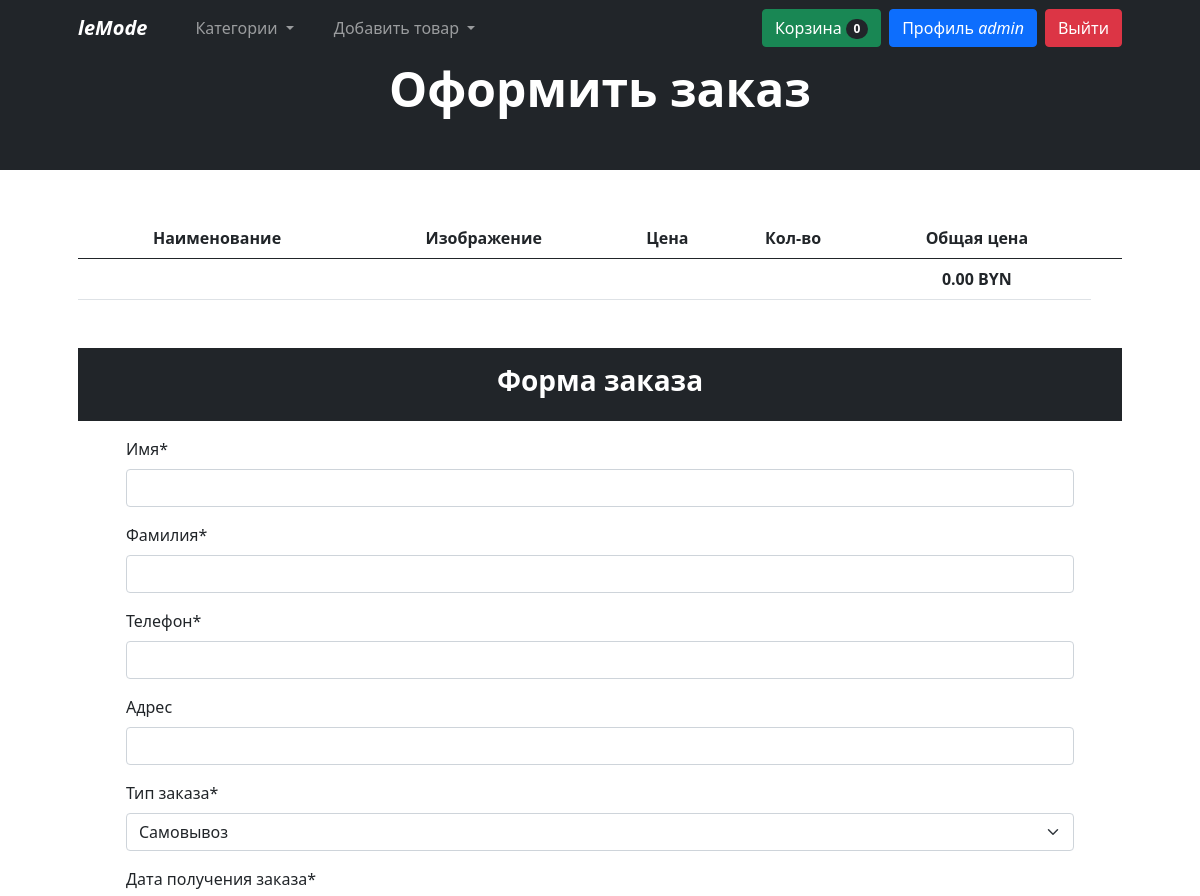
/checkout/ (signed in, upper part), run on an earlier commit of the app's database.
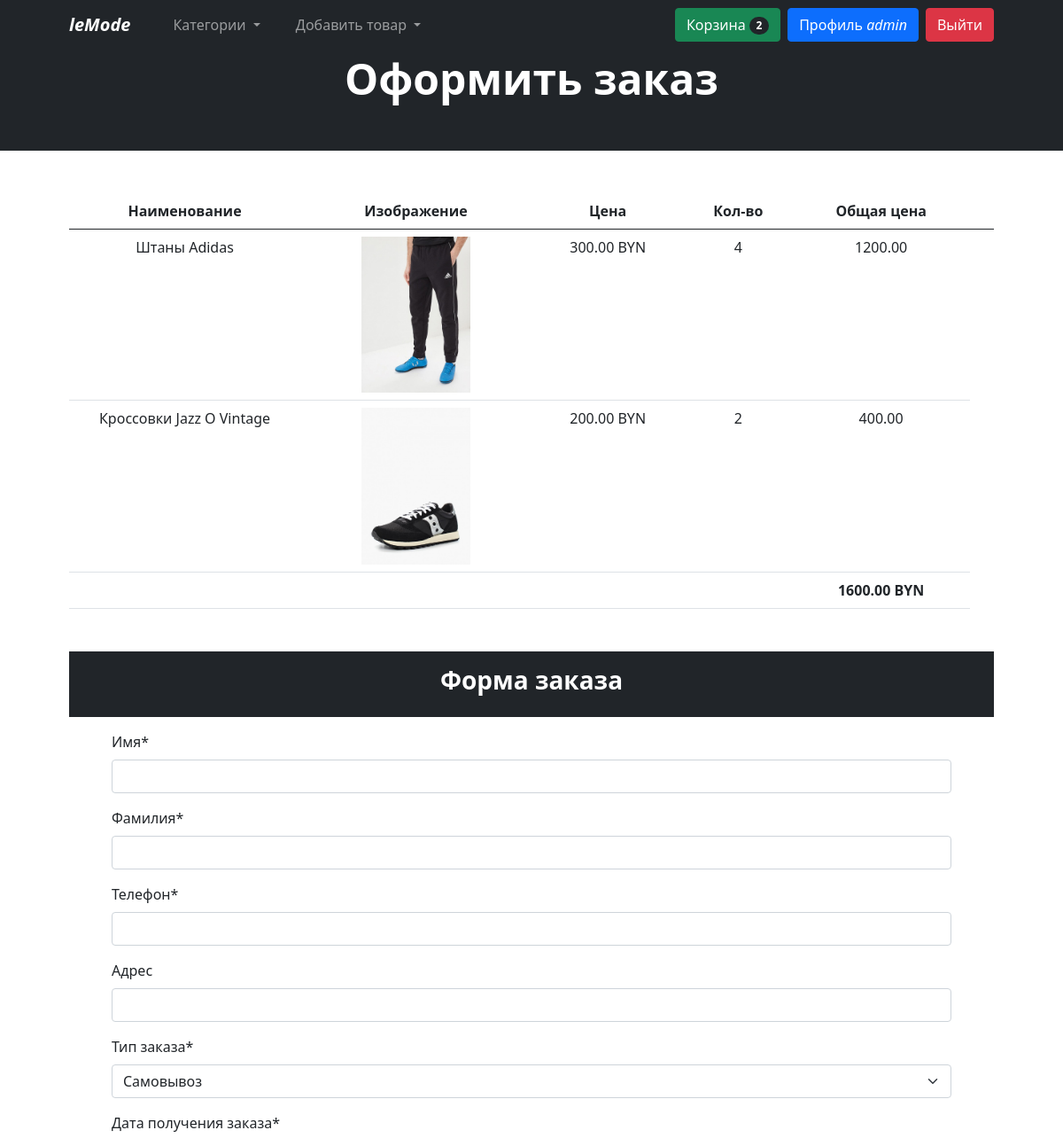
And on a later commit of the database.
### mainapp/models.py (models this page shows, shortened)
class Cart(models.Model):
    owner = models.ForeignKey('Client', null=True, verbose_name='Владелец', on_delete=models.CASCADE)
    clothes = models.ManyToManyField(CartProduct, blank=True, related_name='related_cart')
    total_products = models.PositiveIntegerField(default=0)
    final_price = models.DecimalField(max_digits=9, default=0, decimal_places=2, verbose_name='Общая цена')
    in_order = models.BooleanField(default=False)
    anon_user = models.BooleanField(default=False)

class CartProduct(models.Model):
    user = models.ForeignKey('Client', null=True, verbose_name='Покупатель', on_delete=models.CASCADE)
    cart = models.ForeignKey('Cart', verbose_name='Корзина', on_delete=models.CASCADE, related_name='related_products')
    content_type = models.ForeignKey(ContentType, on_delete=models.CASCADE)
    object_id = models.PositiveIntegerField()
    content_object = GenericForeignKey('content_type', 'object_id')
    qty = models.PositiveIntegerField(default=1)
    final_price = models.DecimalField(max_digits=9, decimal_places=2, verbose_name='Общая цена')

class Clothes(models.Model):
    class Meta:
        abstract = True
    category = models.ForeignKey(Category, verbose_name='Категория', on_delete=models.CASCADE)
    title = models.CharField(max_length=255, verbose_name='Наименование')
    image = models.ImageField(verbose_name='Изображение', default=None)
    description = models.TextField(verbose_name='Описание', null=True)
    price = models.DecimalField(max_digits=7, decimal_places=2, verbose_name='Цена')

class Pants(Clothes):
    color = models.CharField(max_length=255, verbose_name='Цвет')
    length_inside = models.CharField(max_length=15, verbose_name='Длина по внутреннему шву')
    length_side = models.CharField(max_length=15, verbose_name='Длина по боковому шву')
    bottom_width = models.CharField(max_length=15, verbose_name='Ширина по низу')
    pattern = models.CharField(max_length=255, verbose_name='Узор')
    claps = models.CharField(max_length=50, verbose_name='Застежка')
    brand = models.ForeignKey(Brand, verbose_name='Бренд', on_delete=models.CASCADE)
    slug = models.SlugField(unique=True)

class Shoes(Clothes):
    color = models.CharField(max_length=255, verbose_name='Цвет')
    size = models.CharField(max_length=255, verbose_name='Размер')
    outsole_material = models.CharField(max_length=200, verbose_name='Материал подошвы')
    insole_material = models.CharField(max_length=200, verbose_name='Материал стельки')
    inner_material = models.CharField(max_length=200, verbose_name='Внутренний материал')
    top_material = models.CharField(max_length=200, verbose_name='Верхний материал')
    brand = models.ForeignKey(Brand, verbose_name='Бренд', on_delete=models.CASCADE)
    slug = models.SlugField(unique=True)

### mainapp/views.py (the view)
# urls.py: path('checkout/', CheckoutView.as_view(), name='checkout'),
class CheckoutView(AuthenticatedUserMixin, CartMixin, CategoryDetailMixin, View):
    def get(self, request):
        categories = (Category.objects.get_categories_for_nav())
        form = OrderForm(request.POST or None)
        context = {
            'cart': self.cart,
            'categories': categories,
            'form': form
        }
        return render(request, 'checkout.html', context)

### mainapp/forms.py
class OrderForm(forms.ModelForm):
    def __init__(self, *args, **kwargs):
        super().__init__(*args, **kwargs)
        self.fields['order_date'].label = 'Дата получения заказа'
    order_date = forms.DateField(widget=forms.TextInput(attrs={'type': 'date'}))
    class Meta:
        model = Order
        fields = (
            'first_name', 'last_name', 'phone', 'address', 'buying_type', 'order_date', 'comment'
        )

### mainapp/mixins.py (called while the page is built)
    def dispatch(self, request, *args, **kwargs):
        if request.user.is_authenticated:
            client = Client.objects.filter(user=request.user).first()
            if not client:
                client = Client.objects.create(user=request.user)
            cart = Cart.objects.filter(owner=client, in_order=False).first()
            if not cart:
                cart = Cart.objects.create(owner=client)
        else:
            cart = Cart.objects.filter(anon_user=True).first()
            if not cart:
                cart = Cart.objects.create(anon_user=True)
        self.cart = cart
        return super().dispatch(request, *args, **kwargs)

### mainapp/models.py (called while the page is built)
def get_models_for_count(*model_names):
    return [models.Count(model_name) for model_name in model_names]

### mainapp/templates/checkout.html (shortened to what this page needs)
{% extends 'base.html' %}
{% load crispy_forms_tags %}
{% block content %}
<head><title>Оформить заказ</title></head>
<header class="bg-dark py-1">
	<div class="container px-4 px-lg-5">
		<div class="text-center text-white">
			<h1 class="display-5 fw-bolder mb-5">Оформить заказ</h1>
		</div>
	</div>
</header>
<div class="container px-4 px-lg-5">
	<table class="table mt-5 text-center">
		<thead>
		<tr class="">
			<th scope="col">Наименование</th>
			<th scope="col">Изображение</th>
			<th scope="col">Цена</th>
			<th scope="col">Кол-во</th>
			<th scope="col">Общая цена</th>
			<th scope="col"></th>
		</tr>
		</thead>
		<tbody>
		{% for item in cart.clothes.all %}
		<tr>
			<td scope="row" class="w-25">{{ item.content_object.title }}</td>
			<td class="w-25"><img src="{{ item.content_object.image.url}}" class="img-fluid w-50"></td>
			<td>{{ item.content_object.price }} BYN</td>
			<td>{{ item.qty }}</td>
			<td>{{ item.final_price }}</td>
		</tr>
		{% endfor %}
		<tr>
			<td colspan="4"></td>
			<td><strong>{{ cart.final_price }} BYN</strong></td>
		</tr>
		</tbody>
	</table>
	<div class="bg-dark text-center text-white py-3 mt-5 mb-3">
		<h3 class="display-7 fw-bolder">Форма заказа</h3>
	</div>
	<div class="container px-5 px-lg-5">
		<form action="{% url 'make_order' %}" method="POST">
			{{ form|crispy }}
		</form>
	</div>
</div>
{% endblock content %}

### mainapp/templates/base.html (shortened to what this page needs)
<!DOCTYPE html>
<html lang="en">
<head>
	<link href="https://cdn.jsdelivr.net/npm/bootstrap@5.0.2/dist/css/bootstrap.min.css" rel="stylesheet">
</head>
<body>
<nav class="navbar navbar-expand-lg navbar-dark bg-dark sticky-top">
	<div class="container px-4 px-lg-5">
		<a class="navbar-brand fw-bold fst-italic" href="{% url 'base' %}">leMode</a>
		<div class="collapse navbar-collapse" id="navbarSupportedContent">
			<ul class="navbar-nav me-auto mb-2 mb-lg-0 ms-lg-4">
				<li class="nav-item dropdown">
					<a class="nav-link dropdown-toggle me-4" href="#" id="navbarDropdownMenuLink" role="button" data-bs-toggle="dropdown" aria-expanded="false">
						Категории
					</a>
				</li>
				{% if request.user.is_superuser %}
				<li class="nav-item dropdown">
					<a class="nav-link dropdown-toggle" href="#" id="navbarDropdownMenuLink" role="button" data-bs-toggle="dropdown" aria-expanded="false">
						Добавить товар
					</a>
				</li>
				{% endif %}
			</ul>
			<form class="d-flex">
				{% if request.user.is_authenticated %}
				<a class="btn btn-success ms-2" href="{% url 'cart' %}" type="submit">
					Корзина<span class="badge bg-dark text-white ms-1 rounded-pill">{{ cart.clothes.count }}</span>
				</a>
				<a class="ms-2 btn btn-primary" href="{% url 'profile' %}">Профиль <span class="fst-italic">{{ request.user.username }}</span></a>
				<a class="ms-2 btn btn-danger" href="{% url 'logout' %}" style="text-decoration: none;">Выйти</a>
				{% endif %}
			</form>
		</div>
	</div>
</nav>
{% block content %}{% endblock content %}
</body>
</html>

What changed in the data, as far as the page shows it:
changed Cart: clothes.count "0" → "2"; final_price "0.00" → "1600.00"
added CartProduct: content_object "Штаны Adidas", content_object.image (picture), content_object.price "300.00", qty "4", final_price "1200.00"
added CartProduct: content_object "Кроссовки Jazz O Vintage", content_object.image (picture), content_object.price "200.00", qty "2", final_price "400.00"
